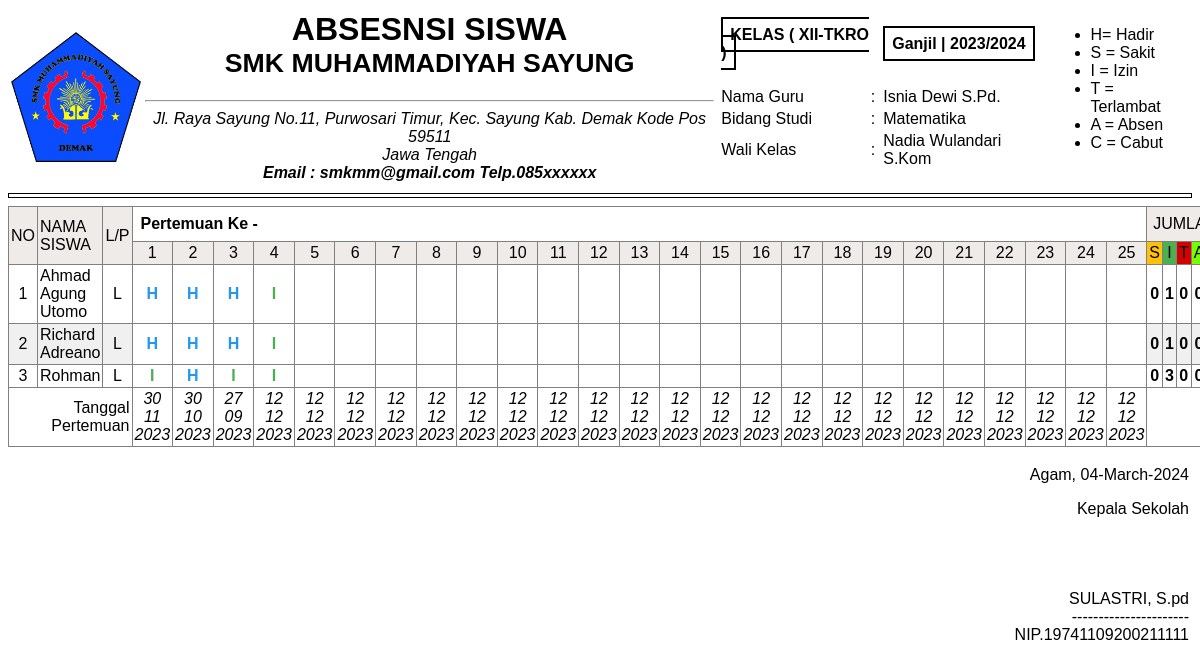
The app's page /guru/modul/rekap/rekap_persemester.php?pelajaran=27&kelas=7 (signed in) with its own data.
### tables this page shows
CREATE TABLE `tb_mengajar` (
  `id_mengajar` int(11) NOT NULL,
  `kode_pelajaran` varchar(30) NOT NULL,
  `hari` varchar(40) NOT NULL,
  `jam_mengajar` varchar(60) NOT NULL,
  `jamke` varchar(11) NOT NULL,
  `id_guru` int(11) NOT NULL,
  `id_mapel` int(11) NOT NULL,
  `id_mkelas` int(11) NOT NULL,
  `id_semester` int(11) NOT NULL,
  `id_thajaran` int(11) NOT NULL
);

CREATE TABLE `tb_mkelas` (
  `id_mkelas` int(11) NOT NULL,
  `kd_kelas` varchar(40) NOT NULL,
  `nama_kelas` varchar(40) NOT NULL
);

CREATE TABLE `tb_semester` (
  `id_semester` int(11) NOT NULL,
  `semester` varchar(45) NOT NULL,
  `status` int(10) NOT NULL
);

CREATE TABLE `tb_thajaran` (
  `id_thajaran` int(11) NOT NULL,
  `tahun_ajaran` varchar(30) NOT NULL,
  `status` int(11) NOT NULL
);

CREATE TABLE `tb_guru` (
  `id_guru` int(11) NOT NULL,
  `nip` varchar(15) NOT NULL,
  `nama_guru` varchar(120) NOT NULL,
  `email` varchar(65) NOT NULL,
  `password` varchar(100) NOT NULL,
  `foto` varchar(255) NOT NULL,
  `status` varchar(5) NOT NULL
);

CREATE TABLE `tb_master_mapel` (
  `id_mapel` int(11) NOT NULL,
  `kode_mapel` varchar(40) NOT NULL,
  `mapel` varchar(60) NOT NULL
);

CREATE TABLE `tb_walikelas` (
  `id_walikelas` int(11) NOT NULL,
  `id_guru` int(11) NOT NULL,
  `id_mkelas` int(11) NOT NULL
);

CREATE TABLE `_logabsensi` (
  `id_presensi` int(11) NOT NULL,
  `id_mengajar` int(11) NOT NULL,
  `id_siswa` int(11) NOT NULL,
  `tgl_absen` date NOT NULL,
  `ket` enum('H','I','S','T','A','C') NOT NULL,
  `pertemuan_ke` varchar(30) NOT NULL
);

CREATE TABLE `tb_siswa` (
  `id_siswa` int(11) NOT NULL,
  `nis` varchar(60) NOT NULL,
  `nama_siswa` varchar(120) NOT NULL,
  `tempat_lahir` varchar(100) NOT NULL,
  `tgl_lahir` date NOT NULL,
  `jk` varchar(30) NOT NULL,
  `alamat` text NOT NULL,
  `password` varchar(255) NOT NULL,
  `foto` varchar(255) NOT NULL,
  `status` varchar(15) NOT NULL,
  `th_angkatan` year(4) NOT NULL,
  `id_mkelas` int(11) NOT NULL
);

### guru/modul/rekap/rekap_persemester.php (the view, shortened to what this page needs)
<?php
include '../../../config/db.php';
 ?>
<?php
$kelasMengajar = mysqli_query($con,"SELECT * FROM tb_mengajar
	INNER JOIN tb_guru ON tb_mengajar.id_guru=tb_guru.id_guru
INNER JOIN tb_master_mapel ON tb_mengajar.id_mapel=tb_master_mapel.id_mapel
INNER JOIN tb_mkelas ON tb_mengajar.id_mkelas=tb_mkelas.id_mkelas
INNER JOIN tb_semester ON tb_mengajar.id_semester=tb_semester.id_semester
INNER JOIN tb_thajaran ON tb_mengajar.id_thajaran=tb_thajaran.id_thajaran
WHERE tb_mengajar.id_mengajar='$_GET[pelajaran]' AND tb_mengajar.id_mkelas='$_GET[kelas]'  AND tb_thajaran.status=1 AND tb_semester.status=1  ");
foreach ($kelasMengajar as $d)
$qry = mysqli_query($con,"SELECT * FROM _logabsensi
INNER JOIN tb_siswa ON _logabsensi.id_siswa=tb_siswa.id_siswa
INNER JOIN tb_mengajar ON _logabsensi.id_mengajar=tb_mengajar.id_mengajar
INNER JOIN tb_mkelas ON tb_mengajar.id_mkelas=tb_mkelas.id_mkelas
INNER JOIN tb_semester ON tb_mengajar.id_semester=tb_semester.id_semester
INNER JOIN tb_thajaran ON tb_mengajar.id_thajaran=tb_thajaran.id_thajaran
WHERE tb_mengajar.id_mengajar='$_GET[pelajaran]' AND tb_mengajar.id_mkelas='$_GET[kelas]'  AND tb_thajaran.status=1 AND tb_semester.status=1
	 GROUP BY _logabsensi.id_siswa  ORDER BY _logabsensi.id_siswa ASC  ");
$walikelas = mysqli_query($con,"SELECT * FROM tb_walikelas INNER JOIN tb_guru ON tb_walikelas.id_guru=tb_guru.id_guru WHERE tb_walikelas.id_mkelas='$_GET[kelas]' ");
foreach ($walikelas as $walas)
$tglTerakhir = 25;
 ?>
 <table width="100%">
 	<tr>
 		<td>
 			<img src="../../../assets/img/logo1.png" width="130">
 		</td>
 		<td>
 			<center>
 				<h1>
 					ABSESNSI SISWA <br>
 					<small> SMK MUHAMMADIYAH SAYUNG</small>
 				</h1>
 				<hr>
 				<em>
				 Jl. Raya Sayung No.11, Purwosari Timur, Kec. Sayung Kab. Demak Kode Pos 59511<br> Jawa Tengah <br>
 				<b>Email : smkmm@gmail.com Telp.085xxxxxx</b>
 				</em>
 			</center>
 		</td>
 		<td>
 			<table width="100%">
  <tr>
    <td colspan="2"><b style="border: 2px solid;padding: 7px;">
    	KELAS ( <?=strtoupper($d['nama_kelas']) ?> )
    </b> </td>
    <td>
    	<b style="border: 2px solid;padding: 7px;">
    		<?=$d['semester'] ?> |
      <?=$d['tahun_ajaran'] ?>
  </b>
  </td>
    <td rowspan="5">
    	<ul>
    		<li>H= Hadir</li>
    		<li>S = Sakit</li>
    		<li>I = Izin</li>
    		<li>T = Terlambat</li>
    		<li>A = Absen</li>
    		<li>C = Cabut</li>
    	</ul>
</td>
  </tr>
  <tr>
    <td>&nbsp;</td>
    <td>&nbsp;</td>
    <td>&nbsp;</td>
  </tr>
  <tr>
    <td>Nama Guru </td>
    <td>:</td>
    <td><?=$d['nama_guru'] ?></td>
  </tr>
  <tr>
    <td>Bidang Studi </td>
    <td>:</td>
    <td><?=$d['mapel'] ?></td>
  </tr>
  <tr>
    <td>Wali Kelas </td>
    <td>:</td>
    <td><?=$walas['nama_guru'] ?></td>
  </tr>
</table>
 		</td>
 	</tr>
 </table>
<hr style="height: 3px;border: 1px solid;">
<table width="100%" border="1" cellpadding="2" style="border-collapse: collapse;">
  <tr>
    <td rowspan="2" bgcolor="#EFEBE9" align="center">NO</td>
    <td rowspan="2" bgcolor="#EFEBE9">NAMA SISWA</td>
    <td rowspan="2" bgcolor="#EFEBE9" align="center">L/P</td>
    <td colspan="<?=$tglTerakhir;?>" style="padding: 8px;"><b>Pertemuan Ke -</b></td>
    <td colspan="5" align="center" bgcolor="#EFEBE9">JUMLAH</td>
  </tr>
  <tr>
	<?php
	for ($i = 1; $i <=$tglTerakhir ; $i++) {
	echo "<td bgcolor='#EFEBE9' align='center'>".$i."</td>";
	}
	?>
	<td bgcolor="#FFC107" align="center">S</td>
	<td bgcolor="#4CAF50" align="center">I</td>
	<td bgcolor="#D50000" align="center">T</td>
	<td bgcolor="#76FF03" align="center">A</td>
  </tr>
  	<?php
			$no=1;
			foreach ($qry as $ds) {
				 $warna = ($no % 2 == 1) ? "#ffffff" : "#f0f0f0";
				?>
			<tr>
  <tr bgcolor="<?=$warna; ?>">
    <td align="center"><?=$no++; ?></td>
    <td><?=$ds['nama_siswa'];?></td>
    <td align="center"><?=$ds['jk'];?></td>
		<?php
		for ($i = 1; $i <=$tglTerakhir ; $i++) {
		?>
		<td align="center" bgcolor="white">
			<?php
			$ket = mysqli_query($con,"SELECT * FROM _logabsensi
			INNER JOIN tb_mengajar ON _logabsensi.id_mengajar=tb_mengajar.id_mengajar
			INNER JOIN tb_semester ON tb_mengajar.id_semester=tb_semester.id_semester
			INNER JOIN tb_thajaran ON tb_mengajar.id_thajaran=tb_thajaran.id_thajaran
			WHERE _logabsensi.pertemuan_ke='$i' AND _logabsensi.id_siswa='$ds[id_siswa]' AND _logabsensi.id_mengajar='$_GET[pelajaran]' AND tb_mengajar.id_mkelas='$_GET[kelas]'  AND tb_thajaran.status=1 AND tb_semester.status=1 GROUP BY pertemuan_ke ");
			foreach ($ket as $h)
			if ($h['ket']=='H') {
				echo "<b style='color:#2196F3;'>H</b>";
			}elseif ($h['ket']=='I') {
				echo "<b style='color:#4CAF50;'>I</b>";
			}elseif ($h['ket']=='S') {
				echo "<b style='color:#FFC107;'>S</b>";
			}elseif($h['ket']=='A'){
				echo "<b style='color:#D50000;'>A</b>";
			}elseif ($h['ket']=='T') {
				echo "<b style='color:#76FF03;'>T</b>";
			}
			else{
				echo "<b style='color:#9C27B0;'>C</b>";
			}
		 ?>
</td>
		<?php
		}
		?>
<td align="center" style="font-weight: bold;">
<?php
$sakit = mysqli_fetch_array(mysqli_query($con,"SELECT COUNT(ket) AS sakit FROM _logabsensi
	INNER JOIN tb_mengajar ON _logabsensi.id_mengajar=tb_mengajar.id_mengajar
		INNER JOIN tb_semester ON tb_mengajar.id_semester=tb_semester.id_semester
		INNER JOIN tb_thajaran ON tb_mengajar.id_thajaran=tb_thajaran.id_thajaran
 WHERE _logabsensi.id_siswa='$ds[id_siswa]' and _logabsensi.ket='S' and _logabsensi.id_mengajar='$_GET[pelajaran]' AND tb_mengajar.id_mkelas='$_GET[kelas]'  AND tb_thajaran.status=1 AND tb_semester.status=1 "));
echo $sakit['sakit'];
?>
</td>
<td align="center" style="font-weight: bold;">
<?php
$izin = mysqli_fetch_array(mysqli_query($con,"SELECT COUNT(ket) AS izin FROM _logabsensi
	INNER JOIN tb_mengajar ON _logabsensi.id_mengajar=tb_mengajar.id_mengajar
		INNER JOIN tb_semester ON tb_mengajar.id_semester=tb_semester.id_semester
		INNER JOIN tb_thajaran ON tb_mengajar.id_thajaran=tb_thajaran.id_thajaran
 WHERE _logabsensi.id_siswa='$ds[id_siswa]' and _logabsensi.ket='I' and _logabsensi.id_mengajar='$_GET[pelajaran]' AND tb_mengajar.id_mkelas='$_GET[kelas]'  AND tb_thajaran.status=1 AND tb_semester.status=1 "));
echo $izin['izin'];
?>
</td align="center" style="font-weight: bold;">
<td align="center" style="font-weight: bold;">
	<?php
$tlambat = mysqli_fetch_array(mysqli_query($con,"SELECT COUNT(ket) AS terlambat FROM _logabsensi
	INNER JOIN tb_mengajar ON _logabsensi.id_mengajar=tb_mengajar.id_mengajar
		INNER JOIN tb_semester ON tb_mengajar.id_semester=tb_semester.id_semester
		INNER JOIN tb_thajaran ON tb_mengajar.id_thajaran=tb_thajaran.id_thajaran
 WHERE _logabsensi.id_siswa='$ds[id_siswa]' and _logabsensi.ket='T' and _logabsensi.id_mengajar='$_GET[pelajaran]' AND tb_mengajar.id_mkelas='$_GET[kelas]'  AND tb_thajaran.status=1 AND tb_semester.status=1 "));
echo $tlambat['terlambat'];
?>
</td>
<td align="center" style="font-weight: bold;">
</td>
  </tr>
<?php } ?>
<tr>
	<td colspan="3" align="right">Tanggal Pertemuan</td>
	<?php
	for ($i = 1; $i <=$tglTerakhir ; $i++) { ?>
	<td align="center">
	<em style="font: 11px;">
	<?php
	$ket = mysqli_query($con,"SELECT * FROM _logabsensi
	INNER JOIN tb_mengajar ON _logabsensi.id_mengajar=tb_mengajar.id_mengajar
	INNER JOIN tb_semester ON tb_mengajar.id_semester=tb_semester.id_semester
	INNER JOIN tb_thajaran ON tb_mengajar.id_thajaran=tb_thajaran.id_thajaran
	WHERE _logabsensi.pertemuan_ke='$i' AND _logabsensi.id_siswa='$ds[id_siswa]' AND _logabsensi.id_mengajar='$_GET[pelajaran]' AND tb_mengajar.id_mkelas='$_GET[kelas]'  AND tb_thajaran.status=1 AND tb_semester.status=1 GROUP BY pertemuan_ke ");
	foreach ($ket as $h)
	$tgl= date('d m Y',strtotime($h['tgl_absen']));
	 echo $tgl;
	?>
	</em>
	</td>
	<?php } ?>
</tr>
</table>
<table width="100%">
	<tr>
		<td align="right">
			<p>
				Agam, <?php echo date('d-F-Y'); ?>
			</p>
			<p>
				Kepala Sekolah
				<br>
				<br>
				<br>
				<br>
				<br>
				SULASTRI, S.pd <br>
				----------------------<br>
				NIP.19741109200211111
			</p>
		</td>
	</tr>
</table>

### records on screen
tb_mengajar: id_mkelas.nama_kelas "XII-TKRO", id_semester.semester "Ganjil", id_thajaran.tahun_ajaran "2023/2024", id_guru.nama_guru "Isnia Dewi S.Pd.", id_mapel.mapel "Matematika"
tb_walikelas: id_guru.nama_guru "Nadia Wulandari S.Kom"
_logabsensi: id_siswa.nama_siswa "Ahmad Agung Utomo", id_siswa.jk "L", ket "H", sakit "0", izin "1", terlambat "0"
_logabsensi: ket "H"
_logabsensi: ket "H"
_logabsensi: ket "I"
_logabsensi: id_siswa.nama_siswa "Richard Adreano", id_siswa.jk "L", ket "H", sakit "0", izin "1", terlambat "0"
_logabsensi: ket "H"
_logabsensi: ket "H"
_logabsensi: ket "I"
_logabsensi: id_siswa.nama_siswa "Rohman", id_siswa.jk "L", ket "I", sakit "0", izin "3", terlambat "0", tgl_absen "30 11 2023"
_logabsensi: ket "H", tgl_absen "30 10 2023"
_logabsensi: ket "I", tgl_absen "27 09 2023"
_logabsensi: ket "I", tgl_absen "12 12 2023"
